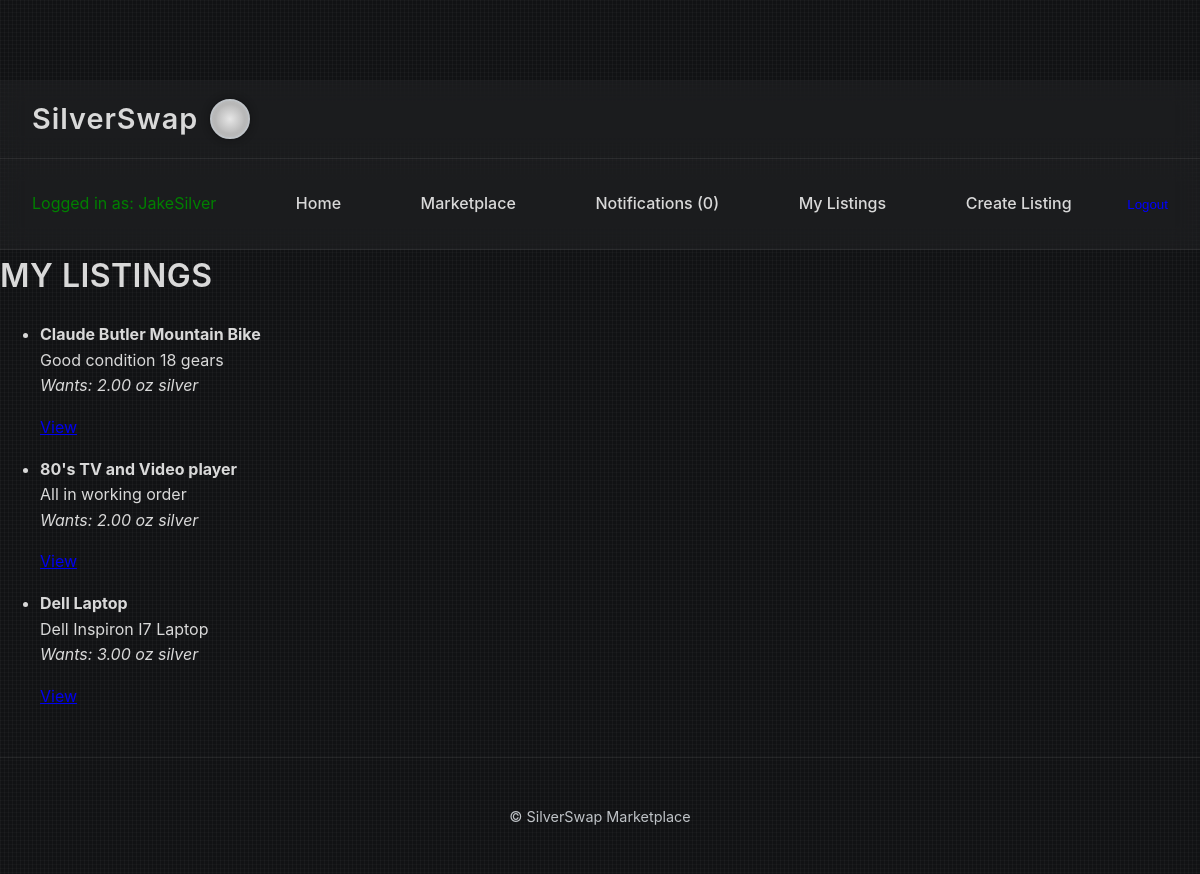
Page /my-listings/ (signed in) on the earlier database version.
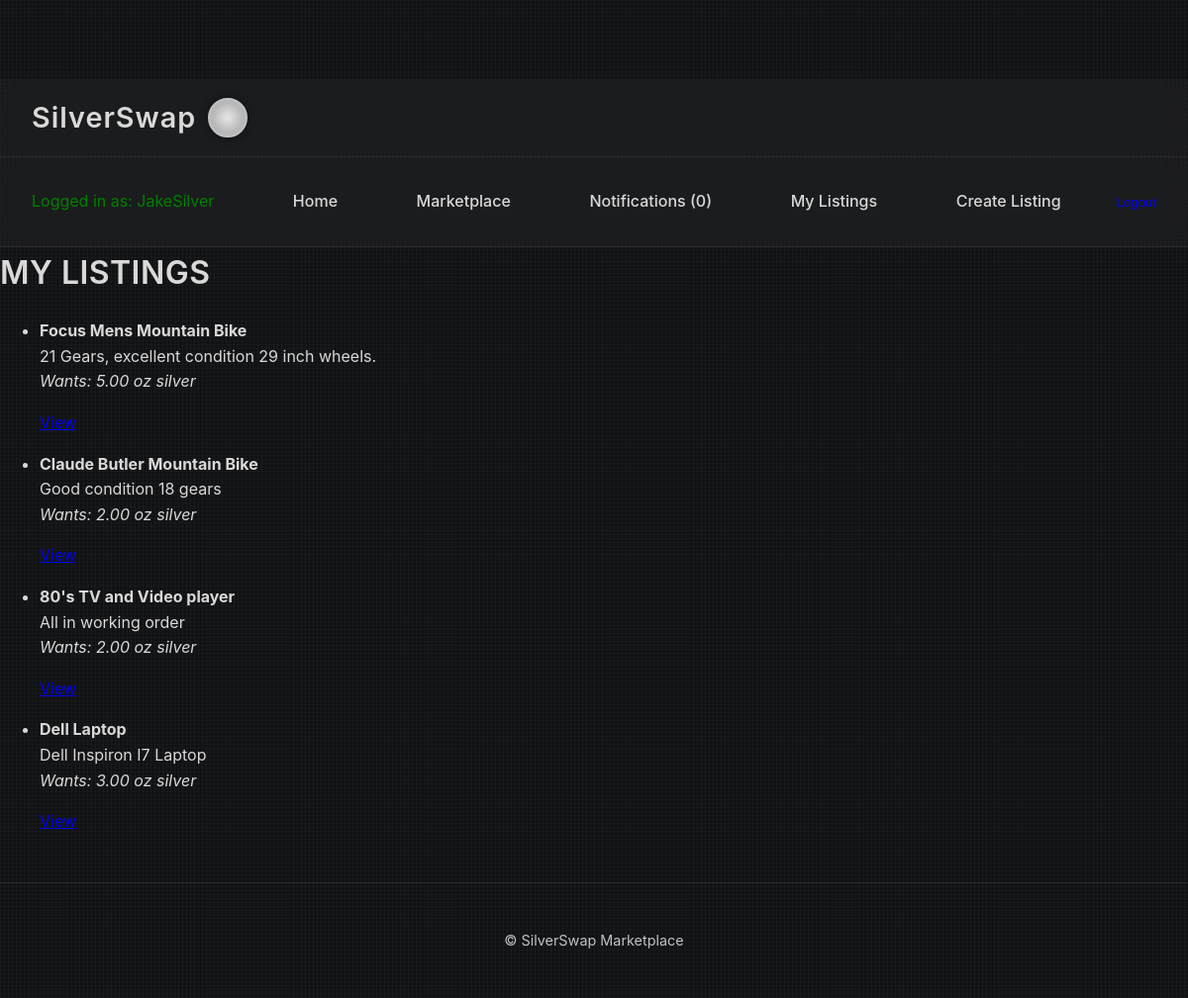
Same page on the later database version.
### exchange/models.py (models this page shows, shortened)
class Listing(models.Model):
    LISTING_TYPES = [
        ("item_for_silver", "Item for Silver"),
        ("silver_for_item", "Silver for Item"),
    ]
    STATUS_CHOICES = [
        ("active", "Active"),
        ("pending", "Pending Exchange"),
        ("completed", "Completed"),
        ("cancelled", "Cancelled"),
    ]
    owner = models.ForeignKey(User, on_delete=models.CASCADE)
    listing_type = models.CharField(max_length=20, choices=LISTING_TYPES)
    status = models.CharField(max_length=20, choices=STATUS_CHOICES, default="active")
    item = models.ForeignKey(Item, null=True, blank=True, on_delete=models.SET_NULL)
    desired_silver_oz = models.DecimalField(max_digits=10, decimal_places=2, null=True, blank=True)
    bullion_amount_oz = models.DecimalField(max_digits=10, decimal_places=2, null=True, blank=True)
    desired_item_description = models.TextField(null=True, blank=True)
    created_at = models.DateTimeField(auto_now_add=True)

class Item(models.Model):
    owner = models.ForeignKey(User, on_delete=models.CASCADE)
    name = models.CharField(max_length=255)
    description = models.TextField()
    created_at = models.DateTimeField(auto_now_add=True)

### exchange/views.py (the view)
# urls.py: path('my-listings/', views.my_listings, name='my_listings'),
@login_required
def my_listings(request):
    listings = Listing.objects.filter(owner=request.user).order_by('-created_at')
    return render(request, 'exchange/my_listings.html', {'listings': listings})

### exchange/models.py (called while the page is built)
@property
def unread_notifications(self):
    return self.notifications.filter(is_read=False).count()

### exchange/templates/exchange/my_listings.html (shortened to what this page needs)
{% extends 'base.html' %}
{% block content %}
<h1>My Listings</h1>
{% if listings %}
    <ul>
        {% for listing in listings %}
            <li style="margin-bottom: 1rem;">
                {% if listing.listing_type == "item_for_silver" %}
                    <strong>{{ listing.item.name }}</strong><br>
                    {{ listing.item.description|truncatewords:20 }}<br>
                    <em>Wants: {{ listing.desired_silver_oz }} oz silver</em><br>
                {% elif listing.listing_type == "silver_for_item" %}
                    <strong>Offering {{ listing.bullion_amount_oz }} oz silver</strong><br>
                    <em>Wants: {{ listing.desired_item_description|truncatewords:20 }}</em><br>
                {% endif %}
                <p>
                    <a href="{% url 'listing_detail' listing.id %}">View</a>
                </p>
            </li>
        {% endfor %}
    </ul>
{% else %}
    <p>You haven't listed anything yet.</p>
{% endif %}
{% endblock %}

Differences in the rows shown:
added Listing: item.name "Focus Mens Mountain Bike", item.description "21 Gears, excellent condition 29 inch wheels.", desired_silver_oz "5.00"
